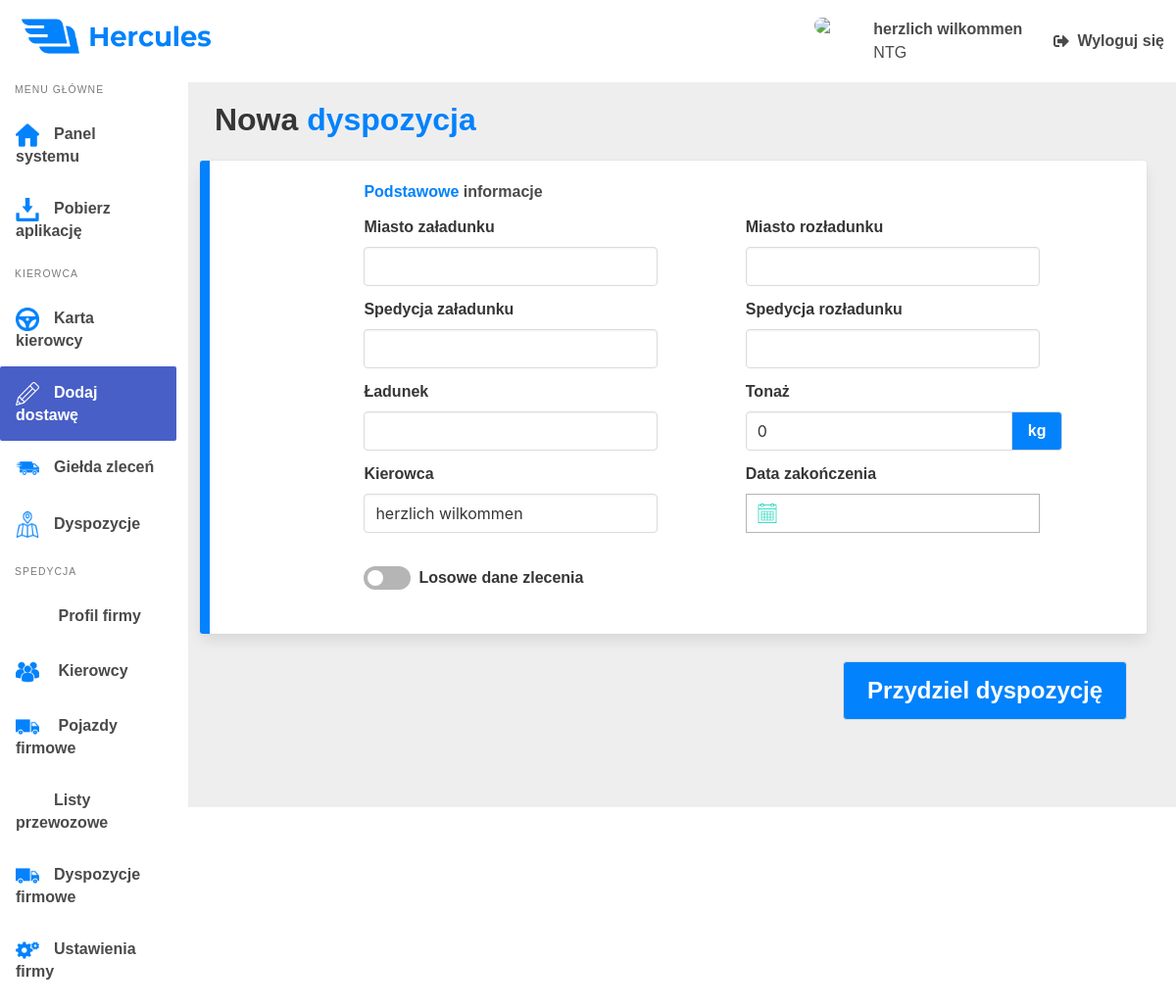
Page /Dispositions/AddNewDisposition/NewDisposition (signed in) on the earlier database version.
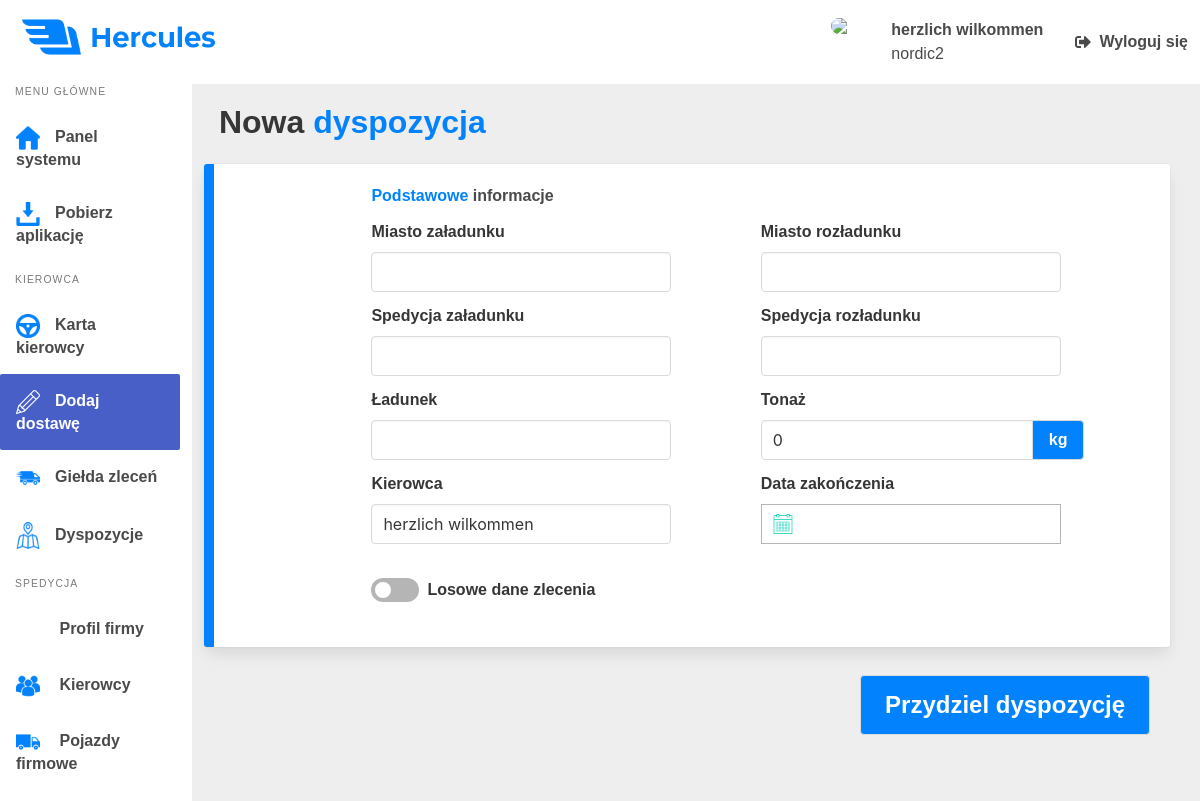
Same page on the later database version.
### hercules_app/models.py (models this page shows, shortened)
class Company(models.Model):
    id = models.AutoField(primary_key=True)
    name = models.CharField(max_length=128)
    drivers_count = models.SmallIntegerField(default=0)
    logo = models.ImageField(upload_to='logos', default='')
    distance = models.PositiveIntegerField(default=0)
    average_fuel = models.FloatField(default=0.0)
    income = models.PositiveIntegerField(default=0)
    tonnage = models.PositiveIntegerField(default=0)
    waybill_count = models.PositiveIntegerField(default=0)
    description = models.TextField(default='')
    website = models.URLField(default='', blank=True, null=True)
    communicator_url = models.URLField(default='', blank=True, null=True)
    is_recruiting = models.BooleanField(default=True, blank=True)
    is_ets2 = models.BooleanField(default=True)
    is_ats = models.BooleanField(default=False)
    is_singleplayer = models.BooleanField(default=True)
    is_multiplayer = models.BooleanField(default=True)
    is_promods = models.BooleanField(default=False)
    dlc = models.CharField(max_length=256, default='', blank=True, null=True)

### hercules_app/views.py (the view)
# urls.py: path("Dispositions/AddNewDisposition/NewDisposition", views.CreateNewDispositionView, name="create-disposition"),
def CreateNewDispositionView(request):
    driver_info = Driver.get_driver_info(request)
    driver = {
            'nick': driver_info.nick,
            'position': driver_info.position,
            'avatar': driver_info.avatar,
            'company': driver_info.company,
        }
    if driver_info.company != "":
        company_id = Company.objects.only(
            'id').filter(name=driver_info.company)
        company_drivers = Driver.objects.only(
            'nick').filter(company=company_id[0])
        drivers_dict = {}
        for company_driver in company_drivers:
            drivers_dict[company_driver.id] = company_driver.nick
            drivers = tuple(drivers_dict.items())
    else:
        return HttpResponse(status = 500)
    if request.POST:
        form = NewDispositionForm(drivers, data=request.POST)
        if form.is_valid():
            disposed_driver = Driver.objects.get(id=request.POST['driver'])
            disposition = form.save(commit=False)
            disposition.loading_country = 'test'
            disposition.driver = disposed_driver
            disposition.save()
            request.session['created_disposition'] = True
            return redirect('/CompanyDispositions')
        else:
            form = NewDispositionForm(drivers)
            return render(request, 'hercules_app/create_disposition.html', {'driver': driver, 'form': form})
    else:
        form = NewDispositionForm(drivers)
        return render(request, 'hercules_app/create_disposition.html', {'driver': driver, 'form': form})

### hercules_app/models.py (called while the page is built)
    def get_vehicle_info(driver):
        try:
            vehicle = Vehicle.objects.get(driver=driver)
            vehicle_info = {
                'brand': vehicle.brand,
                'model': vehicle.model,
                'cabin': vehicle.cabin,
                'engine': vehicle.engine,
                'odometer': vehicle.odometer,
                'photo': vehicle.photo.url,
            }
        except:
            vehicle_info = ''
        finally:
            return vehicle_info

    def set_driver_info(request):
        driver_info = Driver.get_driver_info_from_database(request.user)
        request.session['driver_info'] = driver_info

### hercules_app/templates/hercules_app/create_disposition.html (shortened to what the changed rows need)
{% load static %}
<!DOCTYPE html>
<html lang="pl-pl">
<head>
    <link rel="stylesheet" href="https://cdn.jsdelivr.net/npm/bulma@0.8.0/css/bulma.min.css">
    <link rel="stylesheet" type="text/css" href="{% static 'css/panel.css' %}">
    <link rel="stylesheet" type="text/css" href="{% static 'css/main.css' %}">
    <link rel="stylesheet" type="text/css" href="{% static 'css/verify.css' %}">
    <link rel="stylesheet" href="https://cdn.jsdelivr.net/npm/bulma@0.8.0/css/bulma.min.css">
    <link href="{% static 'css/bulma-calendar.css' %}" rel="stylesheet">
    <link href="{% static 'hercules_app/basic.min.css' %}" type="text/css" rel="stylesheet" />
    <link rel='stylesheet' href="{% static 'css/bulma-switch.min.css' %}">
    <link rel='stylesheet' href="{% static 'css/bulma-checkradio.min.css' %}">
</head>
<body>
    <nav class="navbar" role="navigation" aria-label="main navigation">
        <div class="navbar-end is-hidden-mobile">
            <a class="navbar-item">
                <span class="user">
                    <p class="username">{{ driver.nick }}</p>
                    {% if driver.company %}
                    <p class="company">{{ driver.company }}</p>
                    {% endif %}
                </span>
            </a>
        </div>
    </nav>
    <div class="wrapper">
        <div class="columns">
            <aside class="column is-2 aside is-hidden-mobile is-placed-left">
                <nav class="menu">
                    <ul class="menu-list">
                        {% if driver.position == "Szef" or driver.position == "Spedytor" %}
                        <li>
                            <a href="/Waybills">
                                <p class="option waybills">Listy przewozowe</p>
                            </a>
                        </li>
                        <li>
                            <a href="/CompanyDispositions">
                                <p class="option vehicles">Dyspozycje firmowe</p>
                            </a>
                        </li>
                        {% endif %}
                        {% if driver.position == "Szef" %}
                        <li>
                            <a href="/Settings">
                                <p class="option settings">Ustawienia firmy</p>
                            </a>
                        </li>
                        {% endif %}
                    </ul>
                </nav>
            </aside>
            <main class="column main">
                <h1 class="title">Nowa <span class="colored">dyspozycja</span> </h1>
            </main>
        </div>
    </div>
</body>
</html>

Differences in the rows shown:
changed Driver "herzlich wilkommen": position "Szef" → "Właściciel" (drawn)
changed Company: company "NTG" → "nordic2"
Other differences:
text no longer shown: "Listy przewozowe Dyspozycje firmowe Ustawienia firmy"
